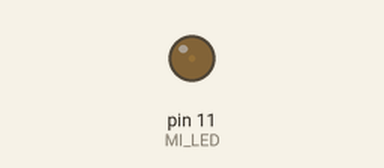
The sketch below on a simulated Arduino Uno, built with avr-gcc and run on an emulated ATmega328P. Shown: output pins drawn as LEDs (lit = HIGH).

Above: at 0.05 s.
At 1.15 s:
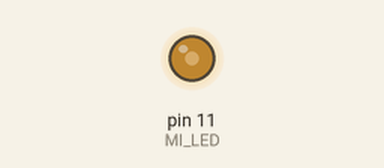
At 2.3 s:
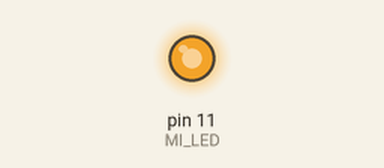
At 4.6 s:
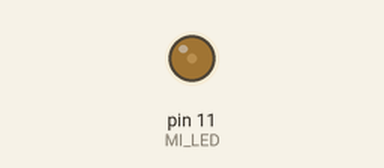
Timing chart, 0 to 6.7 s (numbered marks = the images above):
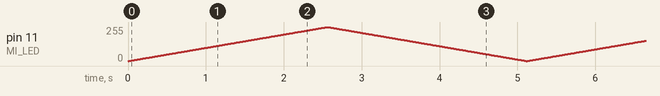

The sketch:

p6_led_fade.ino
```cpp
#define MI_LED 11
#define ESPERA 10


void setup() {
  // Inicializa LED como salida.
  pinMode(MI_LED, OUTPUT);
}

void loop() {
  // Encender el led de forma progresiva
  for ( int i=0; i<256; i++) {
    //Aumentar intensidad
    analogWrite(MI_LED,i);
    //Esperar un poco
    delay(ESPERA);
  };

  //Apagar el led de forma progresiva
  for ( int i=255; i>0; i--) {
    //Disminuir la intensidad
    analogWrite(MI_LED,i);
    //Esperar un poco
    delay(ESPERA);
  };
}
```
